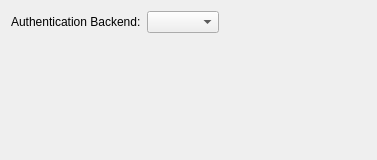
<?xml version="1.0" encoding="UTF-8"?>
<ui version="4.0">
 <class>CoreConfigWizardAuthenticationSelectionPage</class>
 <widget class="QWidget" name="CoreConfigWizardAuthenticationSelectionPage">
  <property name="geometry">
   <rect>
    <x>0</x>
    <y>0</y>
    <width>377</width>
    <height>160</height>
   </rect>
  </property>
  <property name="windowTitle">
   <string>Form</string>
  </property>
  <layout class="QVBoxLayout" name="verticalLayout">
   <item>
    <layout class="QHBoxLayout">
     <property name="sizeConstraint">
      <enum>QLayout::SetMinAndMaxSize</enum>
     </property>
     <item>
      <widget class="QLabel" name="label">
       <property name="text">
        <string>Authentication Backend:</string>
       </property>
      </widget>
     </item>
     <item>
      <widget class="QComboBox" name="backendList">
       <property name="sizePolicy">
        <sizepolicy hsizetype="Preferred" vsizetype="Fixed">
         <horstretch>0</horstretch>
         <verstretch>0</verstretch>
        </sizepolicy>
       </property>
       <property name="insertPolicy">
        <enum>QComboBox::InsertAtBottom</enum>
       </property>
      </widget>
     </item>
     <item>
      <spacer>
       <property name="orientation">
        <enum>Qt::Horizontal</enum>
       </property>
       <property name="sizeHint" stdset="0">
        <size>
         <width>0</width>
         <height>0</height>
        </size>
       </property>
      </spacer>
     </item>
    </layout>
   </item>
   <item>
    <widget class="QStackedWidget" name="descriptionStack">
     <property name="sizePolicy">
      <sizepolicy hsizetype="MinimumExpanding" vsizetype="MinimumExpanding">
       <horstretch>0</horstretch>
       <verstretch>0</verstretch>
      </sizepolicy>
     </property>
     <property name="currentIndex">
      <number>-1</number>
     </property>
    </widget>
   </item>
   <item>
    <widget class="QStackedWidget" name="authSettingsStack">
     <property name="sizePolicy">
      <sizepolicy hsizetype="MinimumExpanding" vsizetype="MinimumExpanding">
       <horstretch>0</horstretch>
       <verstretch>0</verstretch>
      </sizepolicy>
     </property>
     <property name="currentIndex">
      <number>-1</number>
     </property>
    </widget>
   </item>
   <item>
    <spacer name="verticalSpacer">
     <property name="orientation">
      <enum>Qt::Vertical</enum>
     </property>
     <property name="sizeHint" stdset="0">
      <size>
       <width>0</width>
       <height>0</height>
      </size>
     </property>
    </spacer>
   </item>
  </layout>
 </widget>
 <resources/>
 <connections/>
</ui>
